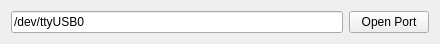
<?xml version="1.0" encoding="UTF-8"?>
<ui version="4.0">
 <class>SerialPortOptionsWidget</class>
 <widget class="QWidget" name="SerialPortOptionsWidget">
  <property name="geometry">
   <rect>
    <x>0</x>
    <y>0</y>
    <width>440</width>
    <height>43</height>
   </rect>
  </property>
  <property name="windowTitle">
   <string>Form</string>
  </property>
  <layout class="QVBoxLayout" name="verticalLayout">
   <item>
    <layout class="QHBoxLayout" name="horizontalLayout">
     <item>
      <widget class="QLineEdit" name="lineEditOpenSerialPort">
       <property name="text">
        <string>/dev/ttyUSB0</string>
       </property>
      </widget>
     </item>
     <item>
      <widget class="QPushButton" name="pushButtonOpenSerialPort">
       <property name="text">
        <string>Open Port</string>
       </property>
      </widget>
     </item>
    </layout>
   </item>
  </layout>
 </widget>
 <resources/>
 <connections/>
</ui>
